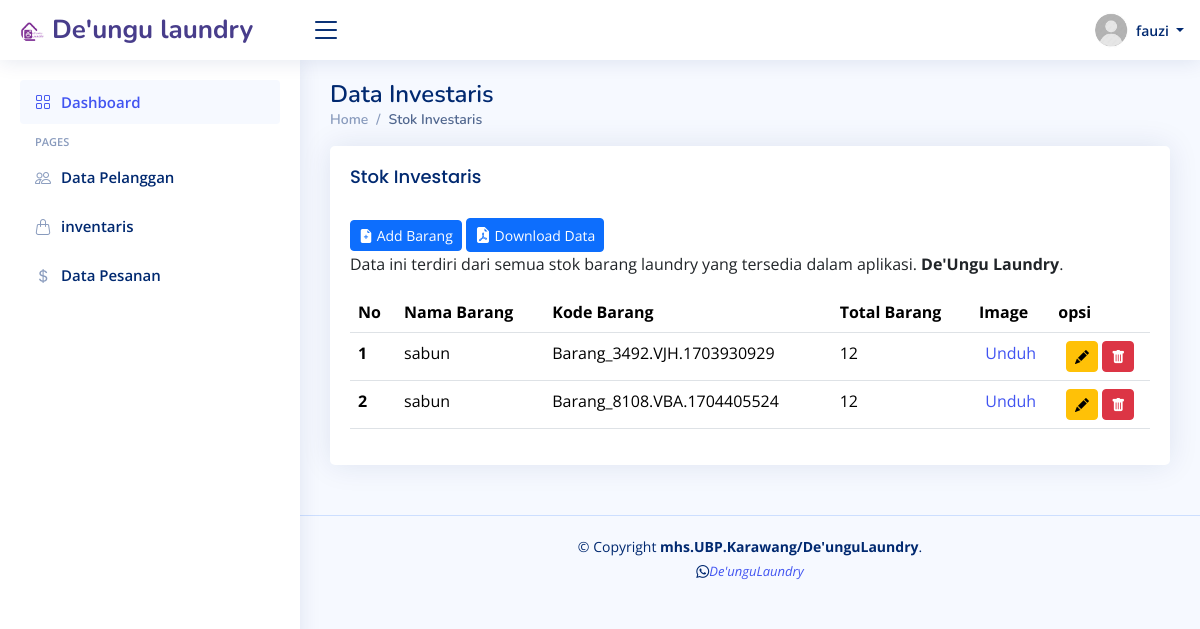
/pages/content/admin/stok_investaris.php (signed in), run on the app's committed database.
### tables this page shows
CREATE TABLE `stok_barang` (
  `id_stok_barang` int(11) NOT NULL,
  `nama_barang` varchar(255) NOT NULL,
  `kode_barang` varchar(255) NOT NULL,
  `total_barang` int(50) NOT NULL,
  `image` varchar(300) NOT NULL,
  `created_at` timestamp NOT NULL DEFAULT current_timestamp(),
  `edit_at` timestamp NULL DEFAULT NULL ON UPDATE current_timestamp()
);

### pages/content/backend/proses.php (called while the page is built, shortened)
<?php
include '../../core/connection.php';
class DataFetcher
{
    private $db_connect;
    public function __construct($db_connect)
    {
        $this->db_connect = $db_connect;
    }
    public function getStokBarang()
    {
        $stokBarang = mysqli_query($this->db_connect, 'SELECT id_stok_barang, nama_barang, kode_barang, total_barang, image FROM stok_barang');
        return $stokBarang;
    }
}
$dataFetcher = new DataFetcher($db_connect);
$stokBarang = $dataFetcher->getStokBarang();

### pages/content/admin/stok_investaris.php (the view, shortened to what this page needs)
<?php
$ds = DIRECTORY_SEPARATOR;
$base_dir = realpath(dirname(__FILE__) . $ds . '../../../') . $ds;
include("{$base_dir}pages{$ds}content{$ds}backend{$ds}proses.php");
?>
<main id='main' class='main' class='main animated'>
    <div class='pagetitle'>
        <h1>Data Investaris</h1>
        <nav>
            <ol class='breadcrumb'>
                <li class='breadcrumb-item'><a href='../../content/dashboard/dashboard-admin'>Home</a></li>
                <li class=' breadcrumb-item active'>Stok Investaris</li>
            </ol>
        </nav>
    </div>
    <section class='section dashboard'>
        <div class='row'>
            <div class='col-lg-12'>
                <div class='card'>
                    <div class='card-body'>
                        <h5 class='card-title'>Stok Investaris</h5>
                        <a href='./add_barang' class="col-md-6">
                            <button type="button" class="btn btn-primary btn-sm mt-2 ">
                                <i class=" bi bi-file-earmark-plus-fill"></i>
                                <span> Add Barang</span>
                            </button>
                        </a>
                        <a href='../backend/download_pdf.php'>
                            <button type="button" class="btn btn-primary btn-sm mt-2">
                                <i class='bi bi-file-earmark-pdf-fill' style='font-size: 16px;'></i>
                                <span> Download Data</span>
                            </button>
                        </a>
                        <p>Data ini terdiri dari semua stok barang laundry yang tersedia dalam aplikasi. <b>De'Ungu
                                Laundry</b>.</p>
                        <div class=" table-responsive">
                            <table class="table datatable">
                                <thead>
                                    <tr>
                                        <th class="tex-center" scope="col">No</th>
                                        <th class="tex-center" scope="col">Nama Barang</th>
                                        <th class="tex-center" scope="col">Kode Barang</th>
                                        <th class="tex-center" scope="col">Total Barang</th>
                                        <th class="tex-center" scope="col">Image</th>
                                        <th class="tex-center" scope="col">opsi</th>
                                    </tr>
                                </thead>
                                <tbody>
                                    <?php
                                    $no = 0;
                                    if (mysqli_num_rows($stokBarang) > 0) {
                                        while ($row = mysqli_fetch_array($stokBarang)) {
                                            $no++;
                                            echo "<tr>";
                                            echo "<th class='tex-center' scope='row'>" . $no . "</th>";
                                            echo "<td class='tex-center' scope='row'>" . $row['nama_barang'] . "</td>";
                                            echo "<td class='tex-center'  scope='row'>" . $row['kode_barang'] . "</td>";
                                            echo "<td class='tex-center'  scope='row'>" . $row['total_barang'] . "</td>";
                                    ?>
                                    <td class="text-center">
                                        <a href="<?= BASEURL . '/coding_web/project_smstr3/pages/content/' . $row['image']; ?>"
                                            target="_blank">Unduh</a>
                                    </td>
                                    <?php
                                            echo "<td class='text-center'>";
                                            echo "<a class='btn btn-warning btn-sm edit-btn  ' data-bs-toggle='modal'
                                            data-bs-target='#smallModal" . $no . "'>
                                            <i class='bi bi-pencil-fill'></i>
                                        </a>";
                                            ?>
                                    <a class="btn btn-danger btn-sm delete-btn ml-2" title="Delete"
                                        onclick="deleteConfirmation(<?= $row['id_stok_barang'] ?>, 'stok_barang')">
                                        <i class="bi bi-trash-fill"></i>
                                    </a>
                                    <?php
                                            echo "</td>";
                                            echo "</tr>";
                                            echo "</div>";
                                        }
                                    } else {
                                        echo "<tr><td colspan='4'>No data available</td></tr>";
                                    }
                                    ?>
                        </div>
                    </div>
                </div>
    </section>
</main>
<?php
include '../../core/footer.php';
?>

### assets/css/style.css (style rules this page uses)
:root { scroll-behavior: smooth; }
body { font-family: "Open Sans", sans-serif; background: #f6f9ff; color: #444444; }
a { color: #4154f1; text-decoration: none; }
h1, h2, h3, h4, h5, h6 { font-family: "Nunito", sans-serif; }
#main { margin-top: 60px; padding: 20px 30px; transition: all 0.3s; }
.pagetitle { margin-bottom: 10px; }
.pagetitle h1 { font-size: 24px; margin-bottom: 0; font-weight: 600; color: #012970; }
.card { margin-bottom: 30px; border: none; border-radius: 5px; box-shadow: 0px 0 30px rgba(1, 41, 112, 0.1); }
.card-title { padding: 20px 0 15px 0; font-size: 18px; font-weight: 500; color: #012970; font-family: "Poppins", sans-serif; }
.card-body { padding: 0 20px 20px 20px; }
.breadcrumb { font-size: 14px; font-family: "Nunito", sans-serif; color: #899bbd; font-weight: 600; }
.breadcrumb a { color: #899bbd; transition: 0.3s; }
.breadcrumb .breadcrumb-item::before { color: #899bbd; }
.breadcrumb .active { color: #51678f; font-weight: 600; }
@media (min-width: 1200px) { #main, #footer { margin-left: 300px; } }

### pages/core/header.php (style rules this page uses)
.animated { animation: slideInUp 1s ease-in-out; }

### data on the page
stok_barang: nama_barang "sabun", kode_barang "Barang_3492.VJH.1703930929", total_barang "12"
stok_barang: nama_barang "sabun", kode_barang "Barang_8108.VBA.1704405524", total_barang "12"

### other printed values
$username "fauzi"
